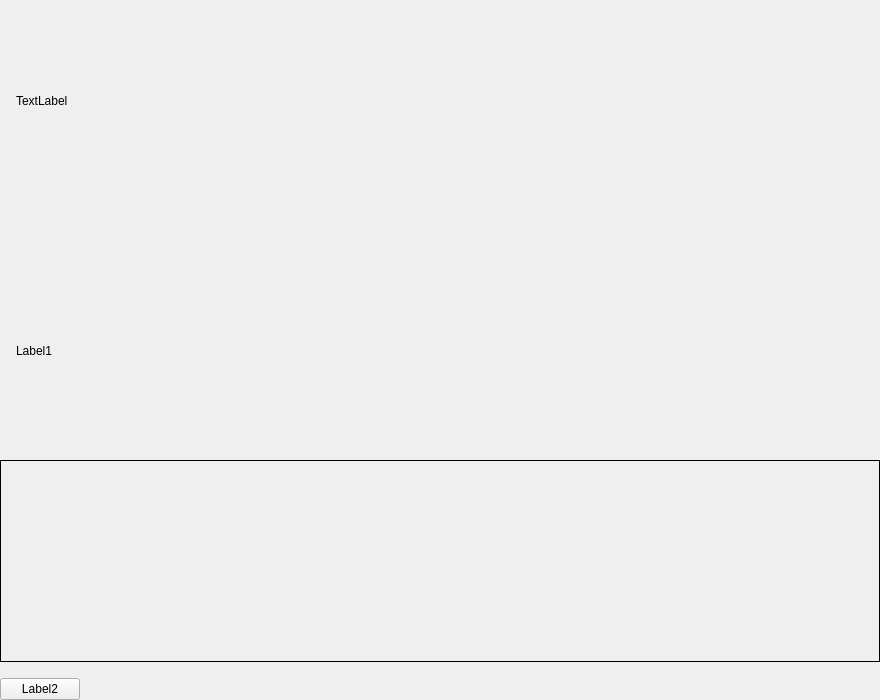
<?xml version="1.0" encoding="UTF-8"?>
<ui version="4.0">
 <class>TouchScreen</class>
 <widget class="QWidget" name="TouchScreen">
  <property name="geometry">
   <rect>
    <x>0</x>
    <y>0</y>
    <width>880</width>
    <height>700</height>
   </rect>
  </property>
  <property name="windowTitle">
   <string>Form</string>
  </property>
  <property name="styleSheet">
   <string notr="true"/>
  </property>
  <layout class="QVBoxLayout" name="verticalLayout" stretch="0,0,0,0,0,0,0,0">
   <property name="spacing">
    <number>0</number>
   </property>
   <property name="leftMargin">
    <number>0</number>
   </property>
   <property name="topMargin">
    <number>0</number>
   </property>
   <property name="rightMargin">
    <number>0</number>
   </property>
   <property name="bottomMargin">
    <number>0</number>
   </property>
   <item>
    <layout class="QHBoxLayout" name="horizontalLayout_4">
     <property name="leftMargin">
      <number>16</number>
     </property>
     <item>
      <widget class="QLabel" name="switchTablet_label">
       <property name="text">
        <string>TextLabel</string>
       </property>
      </widget>
     </item>
     <item>
      <spacer name="horizontalSpacer_3">
       <property name="orientation">
        <enum>Qt::Horizontal</enum>
       </property>
       <property name="sizeHint" stdset="0">
        <size>
         <width>40</width>
         <height>20</height>
        </size>
       </property>
      </spacer>
     </item>
    </layout>
   </item>
   <item>
    <spacer name="verticalSpacer_5">
     <property name="orientation">
      <enum>Qt::Vertical</enum>
     </property>
     <property name="sizeType">
      <enum>QSizePolicy::Minimum</enum>
     </property>
     <property name="sizeHint" stdset="0">
      <size>
       <width>20</width>
       <height>8</height>
      </size>
     </property>
    </spacer>
   </item>
   <item>
    <spacer name="verticalSpacer_2">
     <property name="orientation">
      <enum>Qt::Vertical</enum>
     </property>
     <property name="sizeType">
      <enum>QSizePolicy::Minimum</enum>
     </property>
     <property name="sizeHint" stdset="0">
      <size>
       <width>20</width>
       <height>40</height>
      </size>
     </property>
    </spacer>
   </item>
   <item>
    <layout class="QHBoxLayout" name="horizontalLayout">
     <property name="leftMargin">
      <number>16</number>
     </property>
     <property name="topMargin">
      <number>0</number>
     </property>
     <item>
      <widget class="QLabel" name="touchscreen_label">
       <property name="text">
        <string>Label1</string>
       </property>
      </widget>
     </item>
     <item>
      <spacer name="horizontalSpacer">
       <property name="orientation">
        <enum>Qt::Horizontal</enum>
       </property>
       <property name="sizeHint" stdset="0">
        <size>
         <width>40</width>
         <height>20</height>
        </size>
       </property>
      </spacer>
     </item>
    </layout>
   </item>
   <item>
    <spacer name="verticalSpacer_4">
     <property name="orientation">
      <enum>Qt::Vertical</enum>
     </property>
     <property name="sizeType">
      <enum>QSizePolicy::Minimum</enum>
     </property>
     <property name="sizeHint" stdset="0">
      <size>
       <width>20</width>
       <height>8</height>
      </size>
     </property>
    </spacer>
   </item>
   <item>
    <widget class="QFrame" name="frame">
     <property name="enabled">
      <bool>true</bool>
     </property>
     <property name="minimumSize">
      <size>
       <width>0</width>
       <height>0</height>
      </size>
     </property>
     <property name="autoFillBackground">
      <bool>false</bool>
     </property>
     <property name="styleSheet">
      <string notr="true"/>
     </property>
     <property name="frameShape">
      <enum>QFrame::Box</enum>
     </property>
     <layout class="QHBoxLayout" name="horizontalLayout_3" stretch="0,0">
      <property name="spacing">
       <number>26</number>
      </property>
      <property name="leftMargin">
       <number>16</number>
      </property>
      <property name="topMargin">
       <number>16</number>
      </property>
      <property name="rightMargin">
       <number>16</number>
      </property>
      <property name="bottomMargin">
       <number>16</number>
      </property>
      <item>
       <widget class="QWidget" name="gesture_widget" native="true"/>
      </item>
      <item>
       <widget class="QWidget" name="video_widget" native="true">
        <property name="minimumSize">
         <size>
          <width>400</width>
          <height>0</height>
         </size>
        </property>
        <property name="maximumSize">
         <size>
          <width>400</width>
          <height>16777215</height>
         </size>
        </property>
       </widget>
      </item>
     </layout>
    </widget>
   </item>
   <item>
    <spacer name="verticalSpacer_3">
     <property name="orientation">
      <enum>Qt::Vertical</enum>
     </property>
     <property name="sizeType">
      <enum>QSizePolicy::Minimum</enum>
     </property>
     <property name="sizeHint" stdset="0">
      <size>
       <width>20</width>
       <height>16</height>
      </size>
     </property>
    </spacer>
   </item>
   <item>
    <layout class="QHBoxLayout" name="horizontalLayout_2">
     <item>
      <widget class="QPushButton" name="moreGestureButton">
       <property name="text">
        <string>Label2</string>
       </property>
      </widget>
     </item>
     <item>
      <spacer name="horizontalSpacer_2">
       <property name="orientation">
        <enum>Qt::Horizontal</enum>
       </property>
       <property name="sizeHint" stdset="0">
        <size>
         <width>40</width>
         <height>20</height>
        </size>
       </property>
      </spacer>
     </item>
    </layout>
   </item>
  </layout>
 </widget>
 <resources/>
 <connections/>
</ui>
